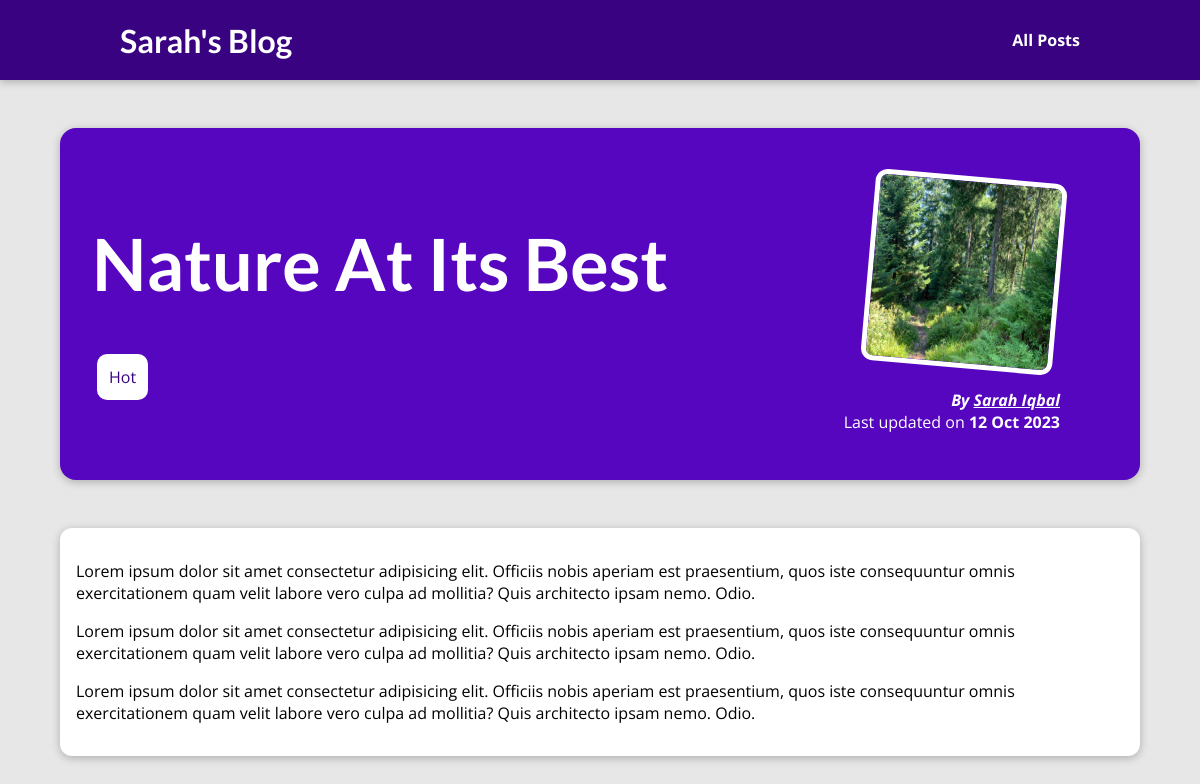
The page /posts/nature-at-its-best on the database its author committed.
### blog/models.py (models this page shows, shortened)
class Post(models.Model):
    title = models.CharField(max_length=150)
    excerpt = models.CharField(max_length=200)
    image_name = models.CharField(max_length=100)
    date = models.DateField(auto_now=True)
    slug = models.SlugField(unique=True, db_index=True)
    content = models.TextField(validators=[MinLengthValidator(10)])
    author = models.ForeignKey(
        Author, on_delete=models.SET_NULL, null=True, related_name="posts"
    )
    tags = models.ManyToManyField(Tag)

class Tag(models.Model):
    caption = models.CharField(max_length=20)
    def __str__(self) -> str:
        return self.caption

class Author(models.Model):
    first_name = models.CharField(max_length=100)
    last_name = models.CharField(max_length=100)
    email_address = models.EmailField()
    def __str__(self) -> str:
        return f"{self.first_name} {self.last_name}"

### blog/views.py (the view)
# urls.py: path("posts/<slug:slug>", views.post_detail,
def post_detail(request, slug):
    identified_post = get_object_or_404(Post, slug=slug)
    return render(
        request,
        "blog/post-detail.html",
        {"post": identified_post, "tags": identified_post.tags.all()},
    )

### blog/templates/blog/post-detail.html (shortened to what this page needs)
{% extends "base.html" %}
{% load static %}
{% block css_files %}
  <link rel="stylesheet" href="{% static "blog/post-detail.css" %}" />
{% endblock css_files %}
{% block content %}
  <section id="summary">
    <h2>{{ post.title }}</h2>
    <div>
      {% for tag in tags %}<span class="tag">{{ tag }}</span>{% endfor %}
    </div>
    <article>
      <img src="{% static "blog/images/"|add:post.image_name %}" alt="{{ post.title }}" />
      <address>By <a href="mailto:{{post.author.email_address}}">{{ post.author }}</a></address>
      <div>
        Last updated on <time>{{ post.date|date:"d M Y" }}</time>
      </div>
    </article>
  </section>
  <main>
    {{ post.content|linebreaks }}
  </main>
{% endblock content %}

### static/app.css (style rules this page uses)
* { box-sizing: border-box; }
html { font-family: 'Open Sans', 'Lato', sans-serif; }
body { margin: 0; }
h1, h2, h3 { font-family: 'Lato', sans-serif; font-weight: bold; }

### blog/static/blog/post-detail.css (style rules this page uses)
body { background-color: #e7e7e7; }
#summary { margin: 8rem auto 3rem auto; padding: 2rem; width: 90%; max-width: 90rem; border-radius: 16px; background-color: #5706c0; position: relative; box-shadow: 0 2px 8px rgba(0, 0, 0, 0.25); height: 22rem; }
#summary h2 { color: white; font-size: 4.5rem; }
#summary article { position: absolute; top: 2rem; right: 3rem; padding: 1rem 2rem; border-radius: 12px; text-align: right; color: white; }
#summary article img { width: 12rem; height: 12rem; border-radius: 12px; transform: rotateZ(5deg); border: 5px solid white; margin-bottom: 1rem; }
#summary address { font-weight: bold; }
#summary time { font-weight: bold; }
#summary article a:link { color: white; }
main { width: 90%; max-width: 90rem; margin: 3rem auto; background-color: white; padding: 1rem; border-radius: 12px; box-shadow: 0 2px 8px rgba(0, 0, 0, 0.25); }
.tag { background-color: rgb(255, 255, 255); color: #390281; padding: 12px; border-radius: 10px; margin: 5px; }

### rows shown on the page
Post: title "Nature At Its Best", image_name (picture), author "Sarah Iqbal", date "12 Oct 2023", content "Lorem ipsum dolor sit amet consectetur adipisicing elit. Officiis nobis aperiam est praesentium, quos iste consequuntur omnis exercitationem quam velit labore vero culpa ad mollitia? Quis architecto ipsam nemo. Odio. Lorem ipsum dolor sit amet consectetur adipisicing elit. Officiis nobis aperiam est praesentium, quos iste consequuntur omnis exercitationem quam velit labore vero culpa ad mollitia? Quis architecto ipsam nemo. Odio. Lorem ipsum dolor sit amet consectetur adipisicing elit. Officiis nobis aperiam est praesentium, quos iste consequuntur omnis exercitationem quam velit labore vero culpa ad mollitia? Quis architecto ipsam nemo. Odio."
Tag: caption "Hot"
